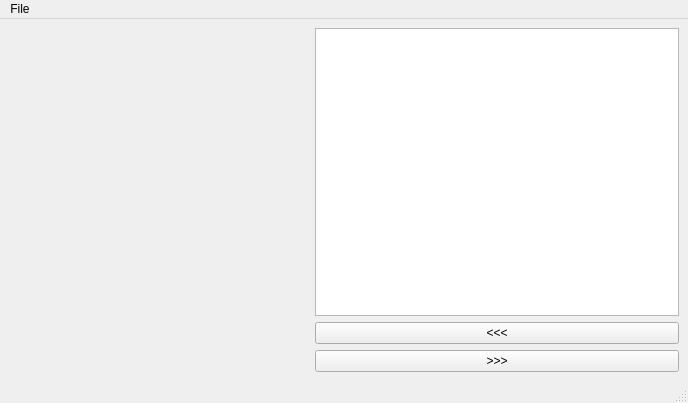
<?xml version="1.0" encoding="UTF-8"?>
<ui version="4.0">
 <class>MainWindow</class>
 <widget class="QMainWindow" name="MainWindow">
  <property name="geometry">
   <rect>
    <x>0</x>
    <y>0</y>
    <width>688</width>
    <height>403</height>
   </rect>
  </property>
  <property name="windowTitle">
   <string>MainWindow</string>
  </property>
  <widget class="QWidget" name="centralwidget">
   <layout class="QHBoxLayout" name="horizontalLayout">
    <item>
     <widget class="QLabel" name="label">
      <property name="minimumSize">
       <size>
        <width>300</width>
        <height>300</height>
       </size>
      </property>
      <property name="text">
       <string/>
      </property>
     </widget>
    </item>
    <item>
     <layout class="QVBoxLayout" name="verticalLayout">
      <item>
       <widget class="QTextEdit" name="textEdit"/>
      </item>
      <item>
       <widget class="QPushButton" name="pushButton_2">
        <property name="text">
         <string>&lt;&lt;&lt;</string>
        </property>
       </widget>
      </item>
      <item>
       <widget class="QPushButton" name="pushButton">
        <property name="text">
         <string>&gt;&gt;&gt;</string>
        </property>
       </widget>
      </item>
     </layout>
    </item>
   </layout>
  </widget>
  <widget class="QMenuBar" name="menubar">
   <property name="geometry">
    <rect>
     <x>0</x>
     <y>0</y>
     <width>688</width>
     <height>26</height>
    </rect>
   </property>
   <widget class="QMenu" name="menuFile">
    <property name="title">
     <string>File</string>
    </property>
    <addaction name="actionLoad"/>
    <addaction name="actionSave"/>
    <addaction name="actionQuit"/>
   </widget>
   <addaction name="menuFile"/>
  </widget>
  <widget class="QStatusBar" name="statusbar"/>
  <action name="actionLoad">
   <property name="text">
    <string>Load</string>
   </property>
  </action>
  <action name="actionSave">
   <property name="text">
    <string>Save</string>
   </property>
  </action>
  <action name="actionQuit">
   <property name="text">
    <string>Quit</string>
   </property>
  </action>
 </widget>
 <resources/>
 <connections/>
</ui>
